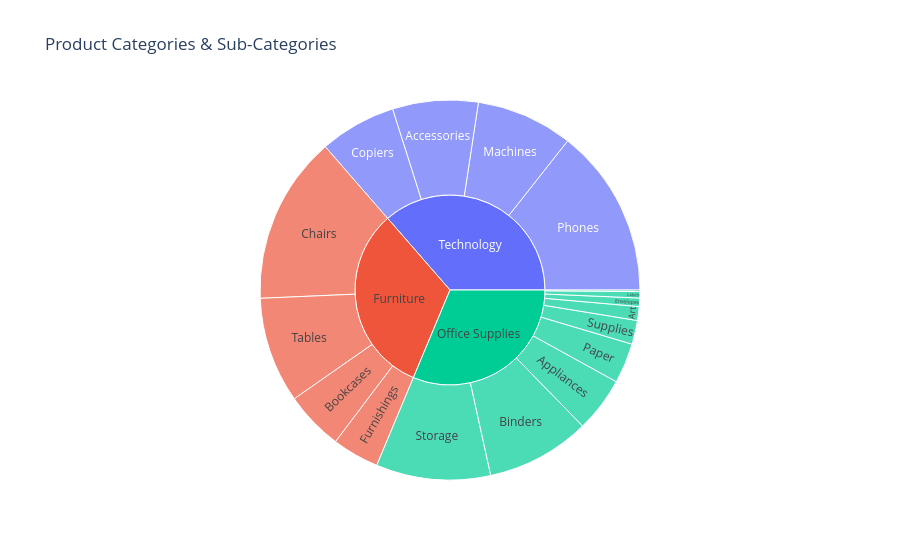

The notebook cell this image was saved under:
### Code cell
import plotly.express as px

fig = px.sunburst(
    df,
    path=['Category', 'Sub-Category'],
    values='Sales',
    title='Product Categories & Sub-Categories'
)

fig.show()

### Figure 1 — Plotly figure (JSON) as saved in the notebook; plotly's stock layout.template omitted (floating-point values rounded to 4 significant figures)
{"data": [{"branchvalues": "total", "domain": {"x": [0, 1], "y": [0, 1]}, "hovertemplate": "labels=%{label}<br>Sales=%{value}<br>parent=%{parent}<br>id=%{id}<extra></extra>", "ids": ["Technology/Accessories", "Office Supplies/Appliances", "Office Supplies/Art", "Office Supplies/Binders", "Furniture/Bookcases", "Furniture/Chairs", "Technology/Copiers", "Office Supplies/Envelopes", "Office Supplies/Fasteners", "Furniture/Furnishings", "Office Supplies/Labels", "Technology/Machines", "Office Supplies/Paper", "Technology/Phones", "Office Supplies/Storage", "Office Supplies/Supplies", "Furniture/Tables", "Furniture", "Office Supplies", "Technology"], "labels": ["Accessories", "Appliances", "Art", "Binders", "Bookcases", "Chairs", "Copiers", "Envelopes", "Fasteners", "Furnishings", "Labels", "Machines", "Paper", "Phones", "Storage", "Supplies", "Tables", "Furniture", "Office Supplies", "Technology"], "name": "", "parents": ["Technology", "Office Supplies", "Office Supplies", "Office Supplies", "Furniture", "Furniture", "Technology", "Office Supplies", "Office Supplies", "Furniture", "Office Supplies", "Technology", "Office Supplies", "Technology", "Office Supplies", "Office Supplies", "Furniture", "", "", ""], "type": "sunburst", "values": [167400.0, 107500.0, 27120.0, 203400.0, 114900.0, 328400.0, 149500.0, 16480.0, 3024.0, 91710.0, 12490.0, 189200.0, 78480.0, 330000.0, 223800.0, 46670.0, 207000.0, 742000.0, 719000.0, 836200.0]}], "layout": {"legend": {"tracegroupgap": 0}, "title": {"text": "Product Categories & Sub-Categories"}}}
